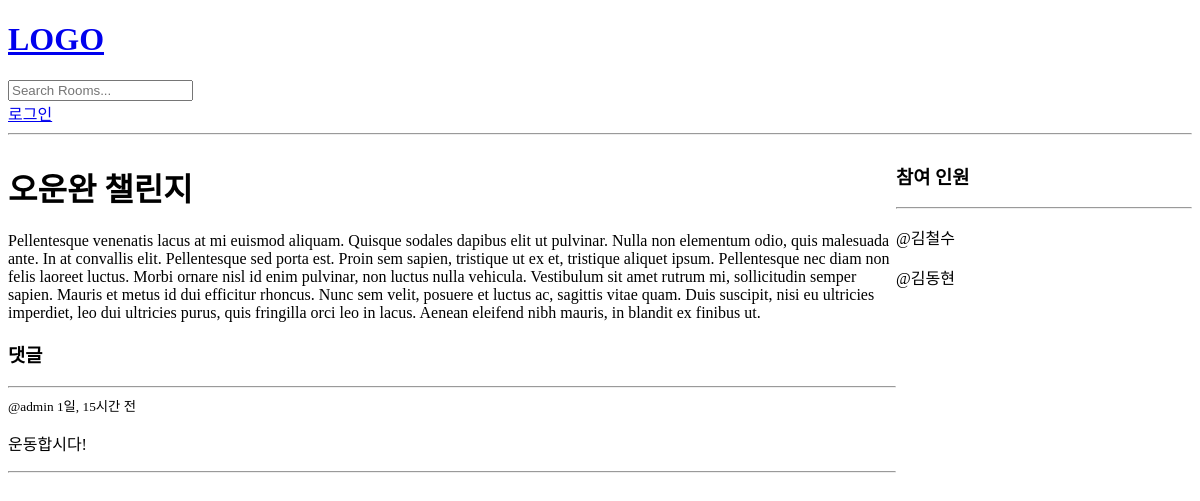
/room/2/, run on an earlier commit of the app's database.
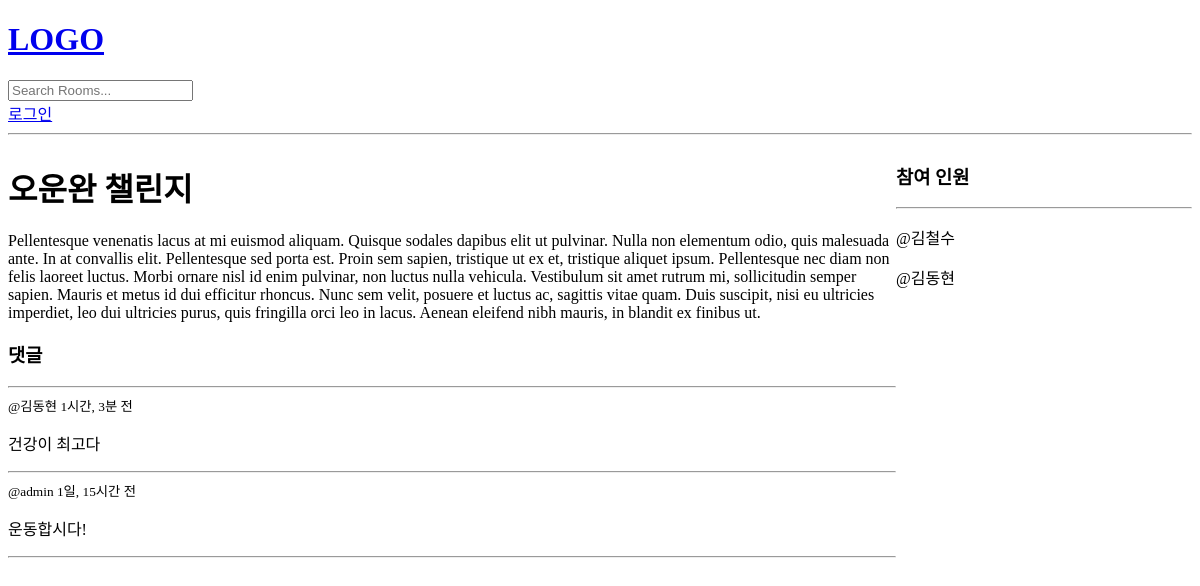
And on a later commit of the database.
### base/models.py (models this page shows, shortened)
class Room(models.Model):
    host = models.ForeignKey(User, on_delete=models.SET_NULL, null=True)
    topic = models.ForeignKey(Topic, on_delete=models.SET_NULL, null=True)
    name = models.CharField(max_length=200)
    description = models.TextField(null=True, blank=True)
    participants = models.ManyToManyField(User, related_name='participants', blank=True)
    updated = models.DateTimeField(auto_now=True)
    created = models.DateTimeField(auto_now_add=True)
    class Meta:
        ordering = ['-updated', '-created']

class Message(models.Model):
    user = models.ForeignKey(User, on_delete=models.CASCADE)
    room = models.ForeignKey(Room, on_delete=models.CASCADE)
    body = models.TextField()
    updated = models.DateTimeField(auto_now=True)
    created = models.DateTimeField(auto_now_add=True)
    class Meta:
        ordering = ['-updated', '-created']

### base/views.py (the view, shortened to what this page needs)
# urls.py: path('room/<str:pk>/', views.room, name='room'),
def room(request, pk):
    room = Room.objects.get(pk=pk)
    room_messages = room.message_set.all().order_by('-created')
    participants = room.participants.all()
    context = {
        'room': room,
        'room_messages': room_messages,
        'participants': participants,
    }
    return render(request, 'base/room.html', context)

### base/templates/base/room.html (shortened to what this page needs)
{% extends 'main.html' %}
{% block content %}
<div class='room-container'>
    <div>
        <h1>{{ room.name }}</h1>
        <p>{{ room.description }}</p>
        <div class = 'comment-wrapper'>
            <h3>댓글 </h3>
            <hr>
            {% for message in room_messages %}
            <div>
                <small>@{{ message.user }}  {{ message.created | timesince }} 전 </small>
                <p>{{ message.body }}</p>
                <hr>
            </div>
            {% endfor %}
        </div>
    </div>
    <div>
        <h3>참여 인원</h3>
        <hr>
        {% for user in participants %}
            <div>
                <p>@{{ user.username }}</p>
            </div>
        {% endfor %}
    </div>
</div>
{% endblock content %}

### templates/main.html (shortened to what this page needs)
<!DOCTYPE html>
<html lang="en">
<head>
</head>
<body>
    {% include 'navbar.html' %}
    {% block content %}
    {% endblock content %}
</body>
</html>

### templates/navbar.html
<a href="/">
    <h1>LOGO</h1>
</a>
<form action="{% url 'home' %}" method="GET">
    <input type="text" name="q" placeholder="Search Rooms...">
</form>
{% if request.user.is_authenticated %}
<p>{{ request.user }}님 반갑습니다! </p>
<a href="{% url 'logout' %}">로그아웃</a>
{% else %}
<a href="{% url 'login' %}">로그인</a>
{% endif %}
<hr>

### base/templates/base/room.html (style rules this page uses)
.room-container { display: grid; grid-template-columns: 3fr 1fr; }

What changed in the data, as far as the page shows it:
added Message: user "김동현", created "1시간, 3분", body "건강이 최고다"
